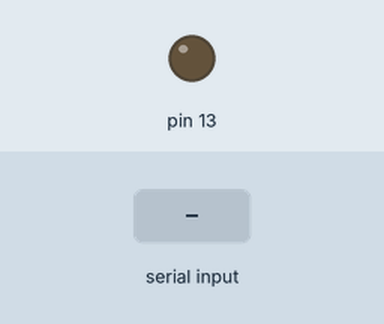
A sketch run on a simulated Arduino Uno, built with avr-gcc and run on an emulated ATmega328P. On the bench: output pins drawn as LEDs (lit = HIGH). Inputs (shaded band) come from the test bench.

Above: at 1.2 s.
1.3 s: "200\n" received over Serial
At 2.5 s:
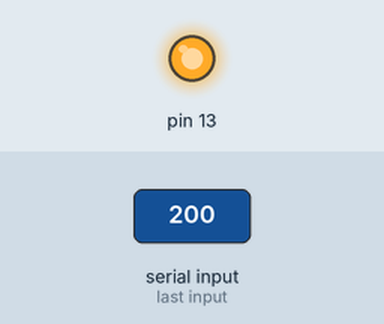
2.9 s: "90,45\n" received over Serial
At 3.8 s:
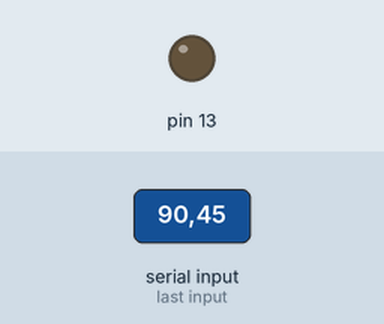
Timing chart, 0 to 5.9 s (numbered marks = the images above; inputs shaded):
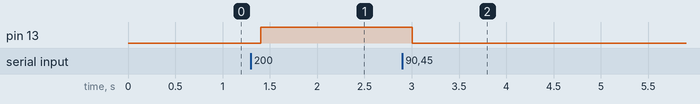

Measured:
- after the input at 1.3 s, pin 13: LOW → HIGH after 0.10 s
- after the input at 2.9 s, pin 13: HIGH → LOW after 0.11 s

The sketch:

arduinoCode.ino
```cpp
int value;
void setup() {
 Serial.begin(9600);
 Serial.setTimeout(100); //default 1 second of waiting
 pinMode(13, OUTPUT);
}

void loop() {
  if(Serial.available() > 0){
    String txt = Serial.readString();
    value = txt.toInt();
    analogWrite(13, value);
  }
}
```
